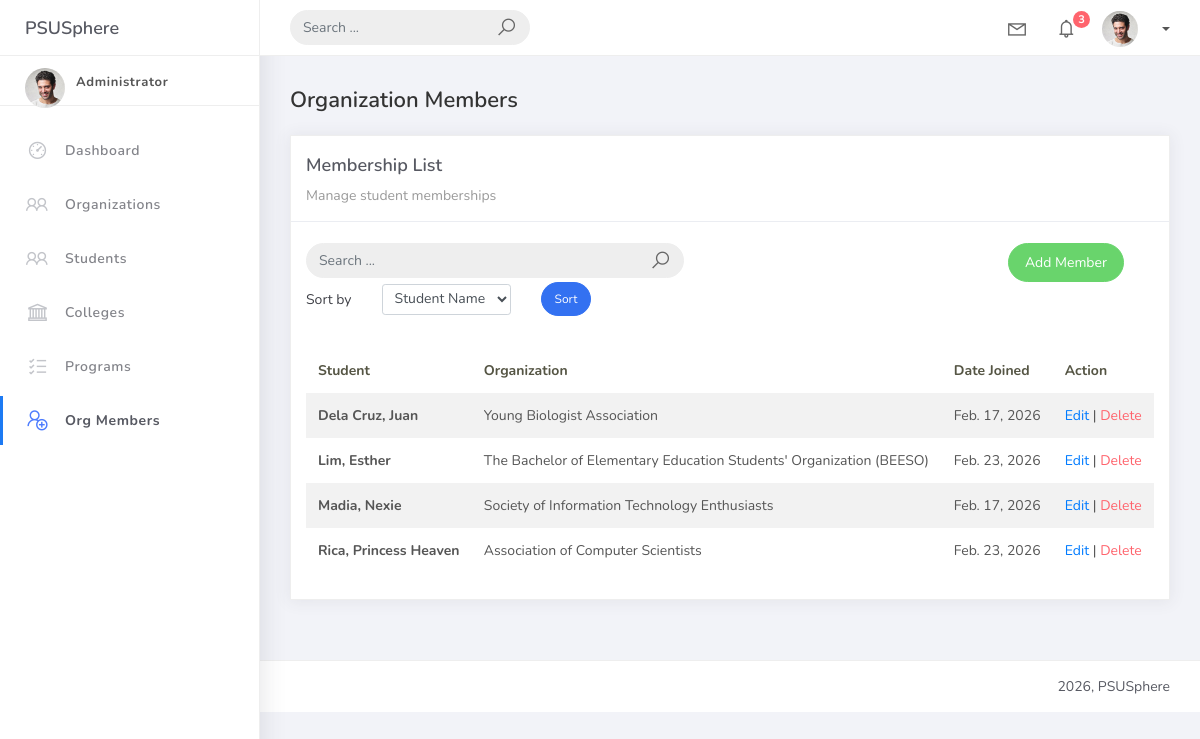
The page /orgmember_list/ on the database as committed earlier.
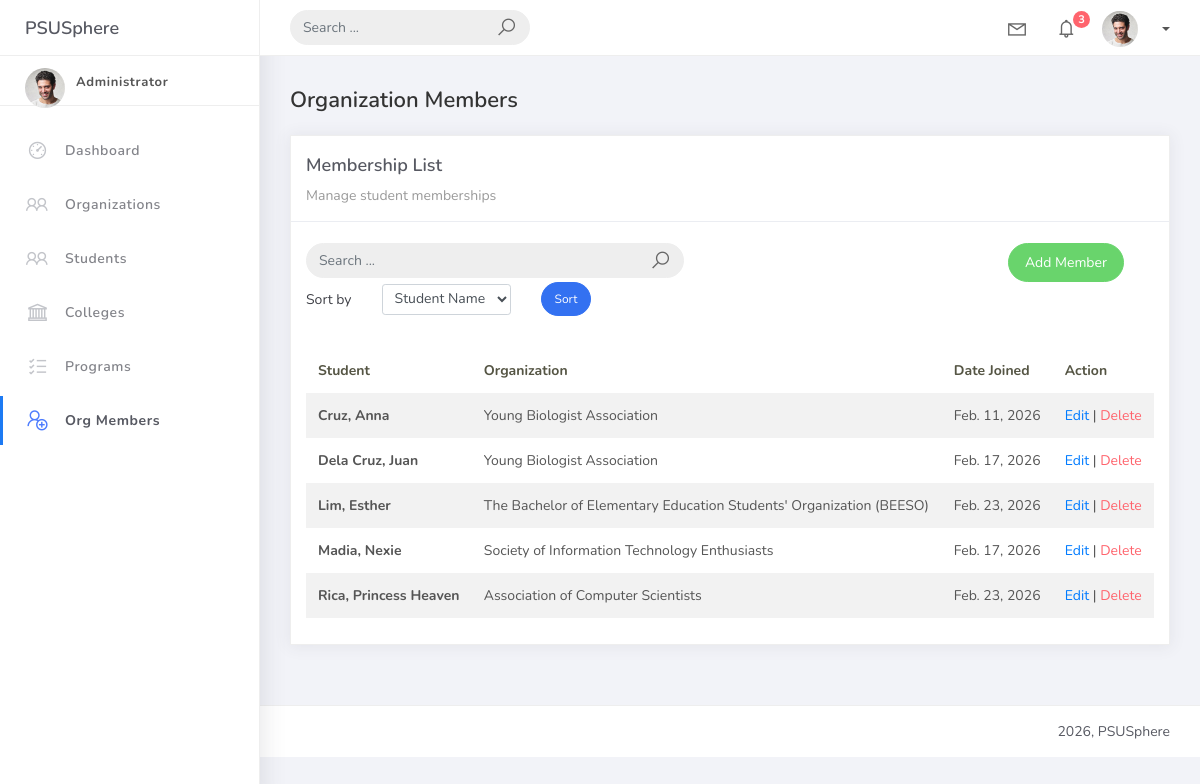
The same page on the database as committed later.
### studentorg/models.py (models this page shows, shortened)
class BaseModel(models.Model):
    created_at = models.DateTimeField(auto_now_add=True, db_index=True)
    updated_at = models.DateTimeField(auto_now=True)
    class Meta:
        abstract = True

class OrgMember(BaseModel):
    student = models.ForeignKey(Student, on_delete=models.CASCADE, related_name="memberships")
    organization = models.ForeignKey(Organization, on_delete=models.CASCADE, related_name="members")
    date_joined = models.DateField()

class Student(BaseModel):
    student_id = models.CharField(max_length=15, unique=True)
    lastname = models.CharField(max_length=25)
    firstname = models.CharField(max_length=25)
    middlename = models.CharField(max_length=25, blank=True, null=True)
    program = models.ForeignKey(Program, on_delete=models.CASCADE, related_name="students")
    def __str__(self):
        return f"{self.lastname}, {self.firstname}"

class Organization(BaseModel):
    name = models.CharField(max_length=250, unique=True)
    college = models.ForeignKey(College, null=True, blank=True, on_delete=models.CASCADE, related_name="organizations")
    description = models.TextField(max_length=500)
    def __str__(self):
        return self.name

### studentorg/views.py (the view)
# urls.py: path('orgmember_list/', OrgMemberListView.as_view(), name='orgmember-list'),
class OrgMemberListView(ListView):
    model = OrgMember
    template_name = 'orgmember_list.html'
    context_object_name = 'object_list'
    paginate_by = 5
    def get_queryset(self):
        query = self.request.GET.get('q')
        sort_by = self.request.GET.get('sort_by')
        queryset = OrgMember.objects.all()
        if query:
            queryset = queryset.filter(
                Q(student__lastname__icontains=query) |
                Q(student__firstname__icontains=query) |
                Q(organization__name__icontains=query)
            )
        if sort_by == 'date_joined':  # Changed from 'date' to 'date_joined' to match HTML
            return queryset.order_by('date_joined')
        elif sort_by == 'organization': # Added to match the Program-style dropdown
            return queryset.order_by('organization__name', 'student__lastname')
        elif sort_by == 'name_desc':
            return queryset.order_by('-student__lastname', '-student__firstname')
        else:
            return queryset.order_by('student__lastname', 'student__firstname')

### templates/orgmember_list.html (shortened to what this page needs)
{% extends 'base.html' %}
{% load static %}
{% block content %}
<h4 class="page-title">Organization Members</h4>
<div class="row">
    <div class="col-md-12">
        <div class="card">
            <div class="card-header">
                <div class="card-title">Membership List</div>
                <div class="card-category">Manage student memberships</div>
            </div>
            <br />
            <div class="col-md-12 row">
                <div class="col-md-6">
                    <form class="navbar-left navbar-form nav-search mr-md-3" method="GET" action="{% url 'orgmember-list' %}">
                        <div class="input-group">
                            <input type="text" name="q" placeholder="Search ..." class="form-control" value="{{ request.GET.q|default:'' }}">
                            <div class="input-group-append">
                                <span class="input-group-text">
                                    <i class="la la-search search-icon"></i>
                                </span>
                            </div>
                        </div>
                    </form>
                </div>
                <div class="col-md-6">
                    <div class="pull-right">
                        <a href="{% url 'orgmember-add' %}" class="btn btn-success btn-rounded">Add Member</a>
                    </div>
                </div>
            </div>
            <div class="col-md-12">
                <form method="get" class="row g-2 align-items-center">
                    <div class="col-auto">
                        <label for="smallSelect" class="col-form-label">Sort by</label>
                    </div>
                    <div class="col-auto">
                    <select class="form-control form-control-sm" id="smallSelect" name="sort_by">
                    <option value="student__lastname" {% if request.GET.sort_by == "student__lastname" %}selected{% endif %}>
                        Student Name
                    </option>
                    </select>
                    </div>
                    <div class="col-auto">
                        <button type="submit" class="btn btn-primary btn-sm btn-rounded">Sort</button>
                    </div>
                </form>
            </div>
            <div class="card-body">
                <div class="table-responsive">
                    <table class="table table-striped mt-3">
                        <thead>
                            <tr>
                                <th scope="col">Student</th>
                                <th scope="col">Organization</th>
                                <th scope="col">Date Joined</th>
                                <th scope="col">Action</th>
                            </tr>
                        </thead>
                        <tbody>
                            {% for object in object_list %}
                            <tr>
                                <td><strong>{{ object.student }}</strong></td>
                                <td>{{ object.organization }}</td>
                                <td>{{ object.date_joined }}</td>
                                <td>
                                    <a href="{% url 'orgmember-update' object.id %}">Edit</a> |
                                    <a href="{% url 'orgmember-delete' object.id %}" class="text-danger">Delete</a>
                                </td>
                            </tr>
                            {% empty %}
                            <tr>
                                <td colspan="4" style="text-align: center">
                                    <p class="text-sm font-weight-bold mb-0">No Records Found</p>
                                </td>
                            </tr>
                            {% endfor %}
                        </tbody>
                    </table>
                </div>
            </div>
        </div>
    </div>
</div>
{% endblock %}

Rows that differ between the two databases and show on the page:
added OrgMember: student "Cruz, Anna", organization "Young Biologist Association", date_joined "Feb. 11, 2026"
